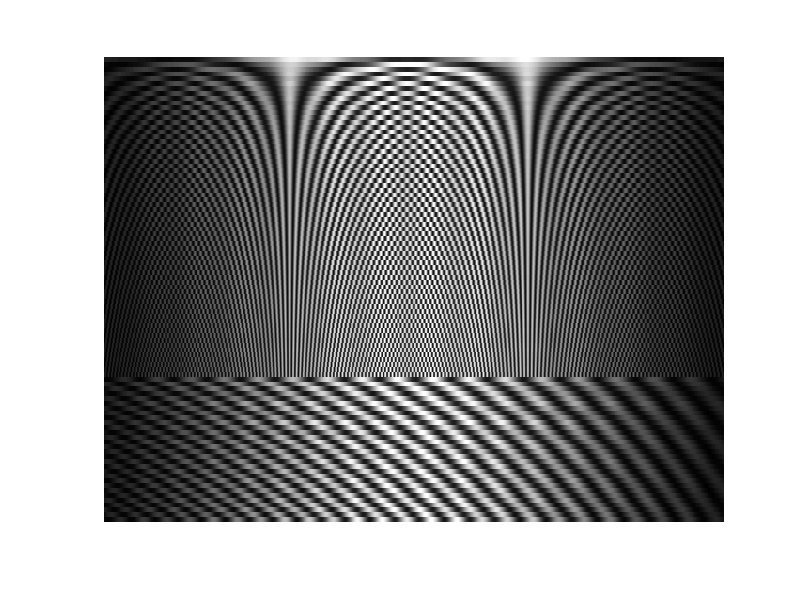
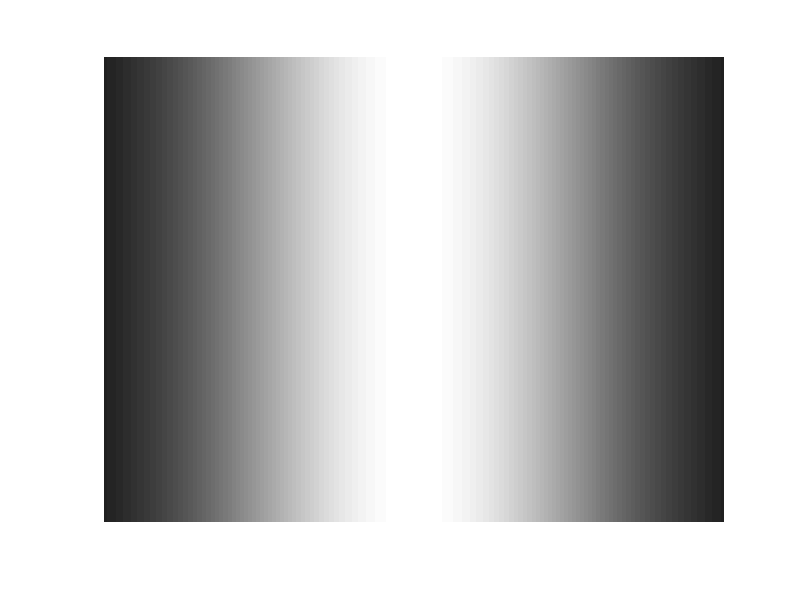
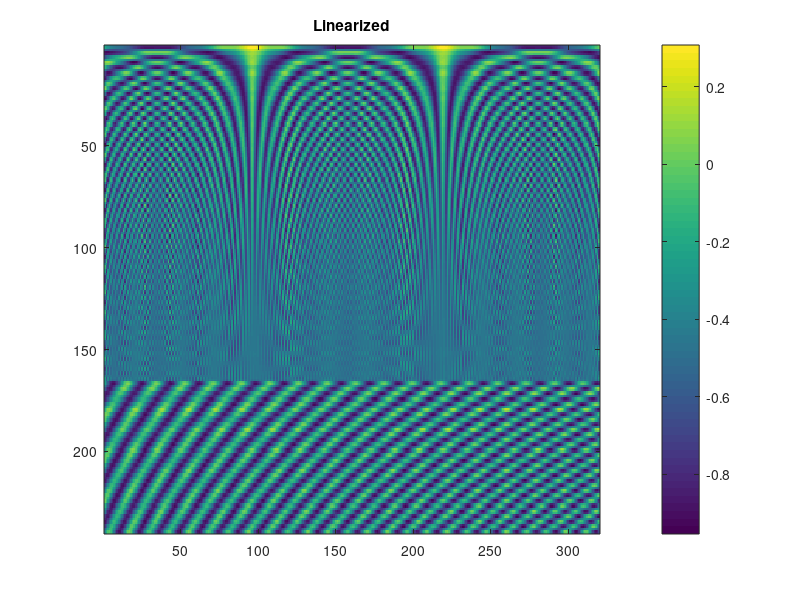
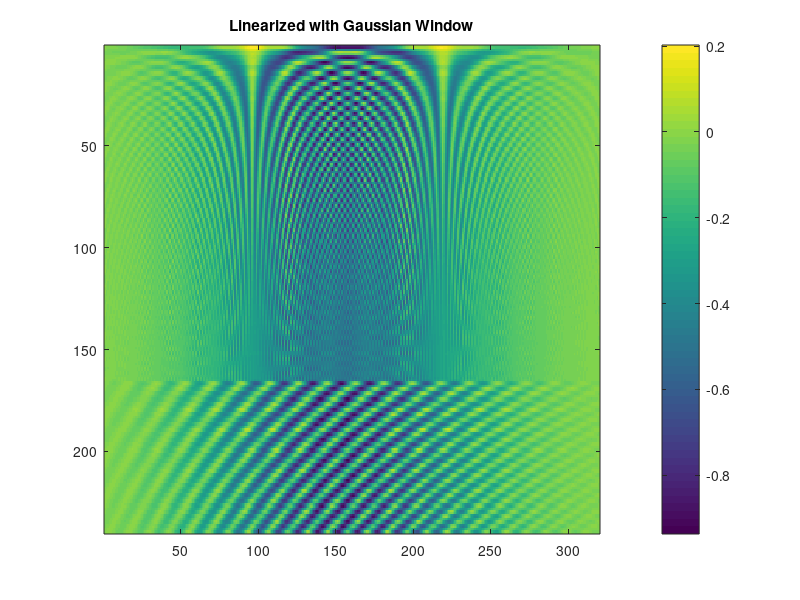

MATLAB code to generate these figures, in order:
% reconstruct FDOCT result from a test Interferogram image 
% to check the reconstruction done in C
% in BscanFFTsim.bin
%
% using the technique in 
% Biomedical Optics by Wang and Wu
% Chapter 9
%
% Hari Nandakumar
%
% $Date: 1 Oct 2018
%

% Using SI units throughout 

pkg load image;
pkg load signal;

lambda0 = 850E-9; % center wavelength of source 
dlambda = 20E-9; % FWHM wavelength bandwidth of source 
ns=1.38; % refractive index of sample 
ls1 = 90E-6; % location of backscatterer 1 
ls2 = 150E-6; % location of backscatterer 2 
rs1 = 0.5; % reflectivity of backscatterer 1 - was 0.5
rs2 = 0.05; %rs2 = 0.0; % reflectivity of backscatterer 2 was 0.25
k0=2*pi/lambda0; % center propagation constant 
delta_k=2*pi*dlambda/lambda0^2; % FWHM bandwidth of k 
sigma_k = delta_k/sqrt(2*log(2)); % standard deviation of k 
sigma_lambda = dlambda/sqrt(2*log(2)); % standard deviation of lambda

N=1280;  %2^10; %N=100; % number of sampling points was 2^10 
nsigma = 2; % number of standard deviations to plot on each side of kO 

%subplot(4,1,1); % Generate the interferogram 
k = k0 + sigma_k*linspace(-nsigma,nsigma, N); % array for k 
lambdas = lambda0 + sigma_lambda*linspace(-nsigma,nsigma, N); % array for lambda 
%S_k = exp(-(1/2)*(k-k0).^2/sigma_k^2); % Gaussian source PSD 
S_lam = exp(-(1/2)*(lambdas-lambda0).^2/sigma_lambda^2); % Gaussian source PSD 
%E_s1 = rs1*exp(i*2*k*ns*ls1); % sample electric field from scatter 1 
%E_s2 = rs2*exp(i*2*k*ns*ls2); % sample electric field from scatter 2 
%I_k1 = S_k .* abs(1 + E_s1 + E_s2).^2; % interferogram (r_R = 1) 
%plot(lambdas*1e9,S_lam)


imgi = zeros(960,1280);
backg = imgi;

for ii=1:66
  ls1 = ii*10*1E-6; % location of backscatterer 1 
  ls2 = (ii*10+50)*1E-6; % location of backscatterer 2
  E_s1 = rs1*exp(i*2*2*pi*ns*ls1./lambdas); % sample electric field from scatter 1 
  E_s2 = rs2*exp(i*2*2*pi*ns*ls2./lambdas); % sample electric field from scatter 2 
  I_l = S_lam .* abs(1 + E_s1 + E_s2).^2; % interferogram (r_R = 1) 
  imgi(ii*10-9:ii*10,:)  = ones(10,1)*I_l./max(I_l);
  backg(ii*10-9:ii*10,:) = ones(10,1)*S_lam./max(S_lam);
end

for ii=67:96
  ls1 = ii*1E-6; % location of backscatterer 1 
  ls2 = 66*1E-6; % location of backscatterer 2
  E_s1 = rs1*exp(i*2*2*pi*ns*ls1./lambdas); % sample electric field from scatter 1 
  E_s2 = rs2*exp(i*2*2*pi*ns*ls2./lambdas); % sample electric field from scatter 2 
  I_l = S_lam .* abs(1 + E_s1 + E_s2).^2; % interferogram (r_R = 1) 
  imgi(ii*10-9:ii*10,:)  = ones(10,1)*I_l./max(I_l);
  backg(ii*10-9:ii*10,:) = ones(10,1)*S_lam./max(S_lam);
end

 
figure; 
imshow(imgi); 
figure;
imshow(backg); 

%imwrite(imgi,'imgi.png')
%imwrite(backg, 'backg.png') 

%plot(k/k0,I_k1/max(I_k1), 'k'); 

%%%%%%%%%%%%%%%%%%%%%%%%%%%%%
% reconstruction
%%%%%%%%%%%%%%%%%%%%%%%%%%%%%
lambdamin = 816e-9;
lambdamax = 884e-9;
deltalambda = (lambdamax - lambdamin ) / columns(imgi);
numfftpoints = 320;
kmax=2*pi/lambdamin;
kmin=2*pi/(lambdamax-deltalambda);
deltak = (kmax - kmin) / numfftpoints;
resizedim=imresize(imgi,0.25); % similar to 4x binning
resizedbk=imresize(backg,0.25); 
plinear = zeros(rows(resizedim),numfftpoints);
bscantransposed = plinear;

lambdas = linspace(lambdamin, lambdamax-deltalambda, columns(resizedim));  % Mat::zeros(cv::Size(1, data_y.cols), CV_64F);		//Size(cols,rows)
k = 2*pi ./ lambdas;
klinear = linspace(kmin, kmax, numfftpoints); %Mat::zeros(cv::Size(1, numfftpoints), CV_64F);
diffk = diff(k); %Mat::zeros(cv::Size(1, data_y.cols), CV_64F);

%fractionalk = zeros(1, numfftpoints);
%slopes = zeros(rows(imgi), columns(imgi));
%nearestkindex = zeros( 1, numfftpoints );


windowt = (tukeywin(columns(resizedim), 0.1) )';
windowg = gausswin(columns(resizedim)); 
windowg = windowg';
apodi=(resizedim-resizedbk)./resizedbk;
apodig = apodi;

for indexi=1:rows(resizedim) 
  apodig(indexi,:)=apodi(indexi,:).*windowg;
  apodit(indexi,:)=apodi(indexi,:).*windowt;
 end
 

for indexi=1:rows(resizedim) 
  plinear(indexi,:)=interp1(k,apodi(indexi,:),klinear,'linear');
  plinearg(indexi,:)=interp1(k,apodig(indexi,:),klinear,'linear');
  plineart(indexi,:)=interp1(k,apodit(indexi,:),klinear,'linear');
 end
  
 figure;
 imagesc(plinear); title('Linearized'); colorbar;
 figure;
 imagesc(plinearg); title('Linearized with Gaussian Window'); colorbar;
 figure;
 imagesc(plineart); title('Linearized with Tukey Window'); colorbar;
 
 for indexi=1:rows(resizedim) 
  bscantransposed(indexi,:)=abs(ifft(plinear(indexi,:)));
  bscantransposedg(indexi,:)=abs(ifft(plinearg(indexi,:)));
  bscantransposedt(indexi,:)=abs(ifft(plineart(indexi,:)));
 end
 
 %figure;
 %imagesc(bscantransposed); title('bscantransposed');
 bscan=bscantransposed';
 bscang=bscantransposedg';
 bscant=bscantransposedt';
 bscan(1,:)=zeros(1,rows(resizedim));
 bscant(1,:)=zeros(1,rows(resizedim));
 bscang(1,:)=zeros(1,rows(resizedim));
 figure;
 imagesc(log(1+bscan(1:160,:))); title('Rect Window');
 figure;
 imagesc(log(1+bscang(1:160,:))); title('Gaussian Window');
 figure;
 imagesc(log(1+bscant(1:160,:))); title('Tukey Window');

